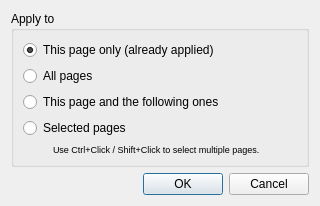
<?xml version="1.0" encoding="UTF-8"?>
<ui version="4.0">
 <class>output::ApplyColorsDialog</class>
 <widget class="QDialog" name="output::ApplyColorsDialog">
  <property name="windowModality">
   <enum>Qt::WindowModal</enum>
  </property>
  <property name="geometry">
   <rect>
    <x>0</x>
    <y>0</y>
    <width>320</width>
    <height>195</height>
   </rect>
  </property>
  <property name="windowTitle">
   <string>Apply Mode</string>
  </property>
  <layout class="QVBoxLayout" name="verticalLayout_3">
   <item>
    <widget class="QGroupBox" name="groupBox_2">
     <property name="title">
      <string>Apply to</string>
     </property>
     <layout class="QVBoxLayout" name="verticalLayout_2">
      <item>
       <widget class="QRadioButton" name="thisPageRB">
        <property name="text">
         <string>This page only (already applied)</string>
        </property>
        <property name="checked">
         <bool>true</bool>
        </property>
       </widget>
      </item>
      <item>
       <widget class="QRadioButton" name="allPagesRB">
        <property name="text">
         <string>All pages</string>
        </property>
       </widget>
      </item>
      <item>
       <widget class="QRadioButton" name="thisPageAndFollowersRB">
        <property name="text">
         <string>This page and the following ones</string>
        </property>
       </widget>
      </item>
      <item>
       <widget class="QRadioButton" name="selectedPagesRB">
        <property name="text">
         <string>Selected pages</string>
        </property>
       </widget>
      </item>
      <item>
       <layout class="QHBoxLayout" name="horizontalLayout_2">
        <property name="spacing">
         <number>0</number>
        </property>
        <item>
         <spacer name="horizontalSpacer_5">
          <property name="orientation">
           <enum>Qt::Horizontal</enum>
          </property>
          <property name="sizeType">
           <enum>QSizePolicy::Fixed</enum>
          </property>
          <property name="sizeHint" stdset="0">
           <size>
            <width>30</width>
            <height>0</height>
           </size>
          </property>
         </spacer>
        </item>
        <item>
         <widget class="QLabel" name="selectedPagesHint">
          <property name="font">
           <font>
            <pointsize>7</pointsize>
           </font>
          </property>
          <property name="text">
           <string>Use Ctrl+Click / Shift+Click to select multiple pages.</string>
          </property>
         </widget>
        </item>
       </layout>
      </item>
     </layout>
    </widget>
   </item>
   <item>
    <spacer name="verticalSpacer">
     <property name="orientation">
      <enum>Qt::Vertical</enum>
     </property>
     <property name="sizeHint" stdset="0">
      <size>
       <width>20</width>
       <height>0</height>
      </size>
     </property>
    </spacer>
   </item>
   <item>
    <widget class="QDialogButtonBox" name="buttonBox">
     <property name="orientation">
      <enum>Qt::Horizontal</enum>
     </property>
     <property name="standardButtons">
      <set>QDialogButtonBox::Cancel|QDialogButtonBox::Ok</set>
     </property>
    </widget>
   </item>
  </layout>
 </widget>
 <resources/>
 <connections>
  <connection>
   <sender>buttonBox</sender>
   <signal>rejected()</signal>
   <receiver>ApplyColorsDialog</receiver>
   <slot>reject()</slot>
   <hints>
    <hint type="sourcelabel">
     <x>316</x>
     <y>260</y>
    </hint>
    <hint type="destinationlabel">
     <x>286</x>
     <y>274</y>
    </hint>
   </hints>
  </connection>
 </connections>
</ui>
